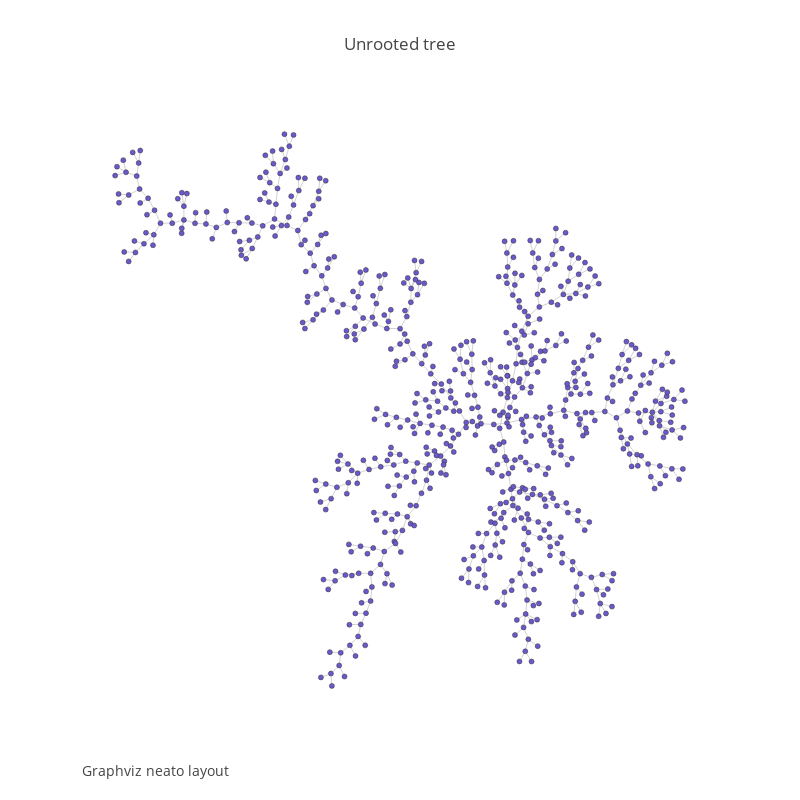

The notebook cell saved with this chart:
### Code cell
fig2=dict(data=[trace3, trace4], layout=layout)
fig2['layout']['annotations'][0]['text']=annot2
iplot(fig2)

### Figure 1 — Plotly figure (JSON) as saved in the notebook; plotly's stock layout.template omitted (floating-point values rounded to 4 significant figures; data arrays with more than 128 entries replaced by an {"elided": "..."} marker saying what was removed)
{"data": [{"hoverinfo": "none", "line": {"color": "rgb(210,210,210)", "width": 1}, "mode": "lines", "type": "scatter", "x": {"elided": "2091 float values"}, "y": {"elided": "2091 float values"}}, {"hoverinfo": "text", "marker": {"color": "#6959CD", "line": {"color": "rgb(50,50,50)", "width": 0.5}, "size": 5, "symbol": "dot"}, "mode": "markers", "text": {"elided": "698 str values"}, "type": "scatter", "x": {"elided": "698 float values"}, "y": {"elided": "698 float values"}}], "layout": {"annotations": [{"font": {"size": 14}, "showarrow": false, "text": "Graphviz neato layout", "x": 0, "xanchor": "left", "xref": "paper", "y": -0.1, "yanchor": "bottom", "yref": "paper"}], "autosize": false, "font": {"size": 12}, "height": 800, "hovermode": "closest", "showlegend": false, "title": "Unrooted tree", "width": 800, "xaxis": {"showgrid": false, "showline": false, "showticklabels": false, "title": "", "zeroline": false}, "yaxis": {"showgrid": false, "showline": false, "showticklabels": false, "title": "", "zeroline": false}}}
